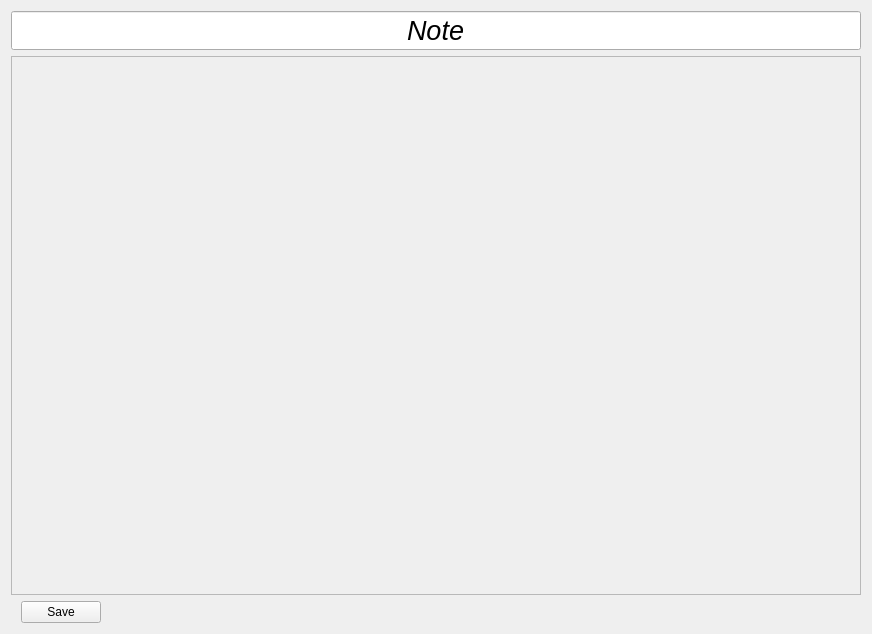
<?xml version="1.0" encoding="UTF-8"?>
<ui version="4.0">
 <class>NoteForm</class>
 <widget class="QWidget" name="NoteForm">
  <property name="geometry">
   <rect>
    <x>0</x>
    <y>0</y>
    <width>872</width>
    <height>634</height>
   </rect>
  </property>
  <property name="sizePolicy">
   <sizepolicy hsizetype="Expanding" vsizetype="Expanding">
    <horstretch>0</horstretch>
    <verstretch>0</verstretch>
   </sizepolicy>
  </property>
  <property name="windowTitle">
   <string>Form</string>
  </property>
  <layout class="QVBoxLayout" name="verticalLayout_2">
   <item>
    <widget class="QLineEdit" name="titleEdit">
     <property name="font">
      <font>
       <pointsize>20</pointsize>
       <italic>true</italic>
      </font>
     </property>
     <property name="text">
      <string>Note</string>
     </property>
     <property name="alignment">
      <set>Qt::AlignCenter</set>
     </property>
     <property name="dragEnabled">
      <bool>false</bool>
     </property>
     <property name="readOnly">
      <bool>false</bool>
     </property>
    </widget>
   </item>
   <item>
    <layout class="QHBoxLayout" name="tagsLayout"/>
   </item>
   <item>
    <widget class="QScrollArea" name="scrollArea">
     <property name="horizontalScrollBarPolicy">
      <enum>Qt::ScrollBarAlwaysOff</enum>
     </property>
     <property name="widgetResizable">
      <bool>true</bool>
     </property>
     <widget class="QWidget" name="scrollAreaWidgetContents">
      <property name="geometry">
       <rect>
        <x>0</x>
        <y>0</y>
        <width>852</width>
        <height>530</height>
       </rect>
      </property>
     </widget>
    </widget>
   </item>
   <item>
    <layout class="QHBoxLayout" name="buttonsLayout">
     <property name="sizeConstraint">
      <enum>QLayout::SetDefaultConstraint</enum>
     </property>
     <property name="leftMargin">
      <number>10</number>
     </property>
     <item>
      <widget class="QPushButton" name="saveButton">
       <property name="text">
        <string>Save</string>
       </property>
      </widget>
     </item>
     <item>
      <spacer name="horizontalSpacer">
       <property name="orientation">
        <enum>Qt::Horizontal</enum>
       </property>
       <property name="sizeHint" stdset="0">
        <size>
         <width>40</width>
         <height>20</height>
        </size>
       </property>
      </spacer>
     </item>
    </layout>
   </item>
  </layout>
 </widget>
 <resources/>
 <connections/>
</ui>
